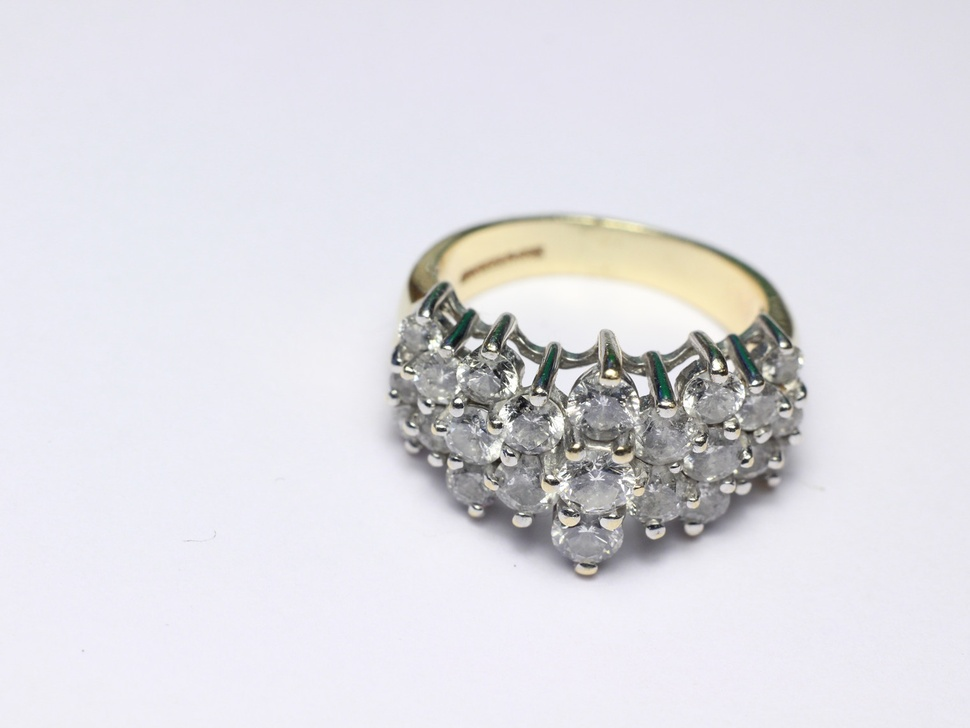
#> input picture FocusStack/Images/step0.jpg, 970 x 728 px, shrunk from 1521 x 1141 before the run, found by its file name
$ python main.py   (older library calls are emulated)
#> lines starting #> are read from the running program, lines starting #| are printed output that depends on the picture
### FocusStack/Python/FocusStack.py
import numpy as np
import cv2


def doLap(image):
    kernel_size = 3
    blur_size = 3
    blurImg = cv2.GaussianBlur(image, (blur_size, blur_size), 0)
    return cv2.Laplacian(blurImg, cv2.CV_32F, ksize=kernel_size)


class FocusStack:
    def __init__(self, inputImg):
        self.Input = inputImg
        self.alignedImg = []

    def align_images(self):
        detector = cv2.SIFT_create()

        #   We assume that image 0 is the "base" image and align everything to it
        self.alignedImg.append(self.Input[0])
        refeGray = cv2.cvtColor(self.Input[0], cv2.COLOR_BGR2GRAY)
        keypoints_refe, descriptors_refe = detector.detectAndCompute(refeGray, None)
        matcher = cv2.BFMatcher()

        for i in range(1, len(self.Input)):
            keypoints_i, descriptors_i = detector.detectAndCompute(self.Input[i], None)

            pairMatches = matcher.knnMatch(descriptors_i, descriptors_refe, k=2)
            rawMatches = []
            for m, n in pairMatches:
                if m.distance < 0.7 * n.distance:
                    rawMatches.append(m)

            sortMatches = sorted(rawMatches, key=lambda x: x.distance)
            matches = sortMatches[0:128]

            points_i = np.zeros((len(matches), 1, 2), dtype=np.float32)
            points_refe = np.zeros((len(matches), 1, 2), dtype=np.float32)

            for j in range(len(matches)):
                points_i[j] = keypoints_i[matches[j].queryIdx].pt
                points_refe[j] = keypoints_refe[matches[j].trainIdx].pt

            homography, mask = cv2.findHomography(points_i, points_refe, cv2.RANSAC, ransacReprojThreshold=2.0)

            newimage = cv2.warpPerspective(self.Input[i], homography, (self.Input[i].shape[1], self.Input[i].shape[0]),
                                           flags=cv2.INTER_LINEAR)
            self.alignedImg.append(newimage)

    def focus_stack(self):
        self.align_images()
        laps = []
        for img in self.alignedImg:
            laps.append(doLap(cv2.cvtColor(img, cv2.COLOR_BGR2GRAY)))

        laps = np.asarray(laps)

        output = np.zeros(shape=self.alignedImg[0].shape, dtype=self.alignedImg[0].dtype)

        abs_laps = np.absolute(laps)  # 数组中每个元素取绝对值
        maxima = abs_laps.max(axis=0)  # 返回每列元素最大值

        bool_mask = abs_laps == maxima
        mask = bool_mask.astype(np.uint8)

        for i in range(len(self.alignedImg)):
            cv2.bitwise_not(self.alignedImg[i], output, mask=mask[i])

        return 255 - output

### FocusStack/Python/main.py
from FocusStack import *
import cv2

if __name__ == "__main__":
    Images = [cv2.imread('./Images/step0.jpg'), cv2.imread('./Images/step1.jpg'),
              cv2.imread('./Images/step2.jpg'), cv2.imread('./Images/step3.jpg'),
              cv2.imread('./Images/step4.jpg'), cv2.imread('./Images/step5.jpg')]
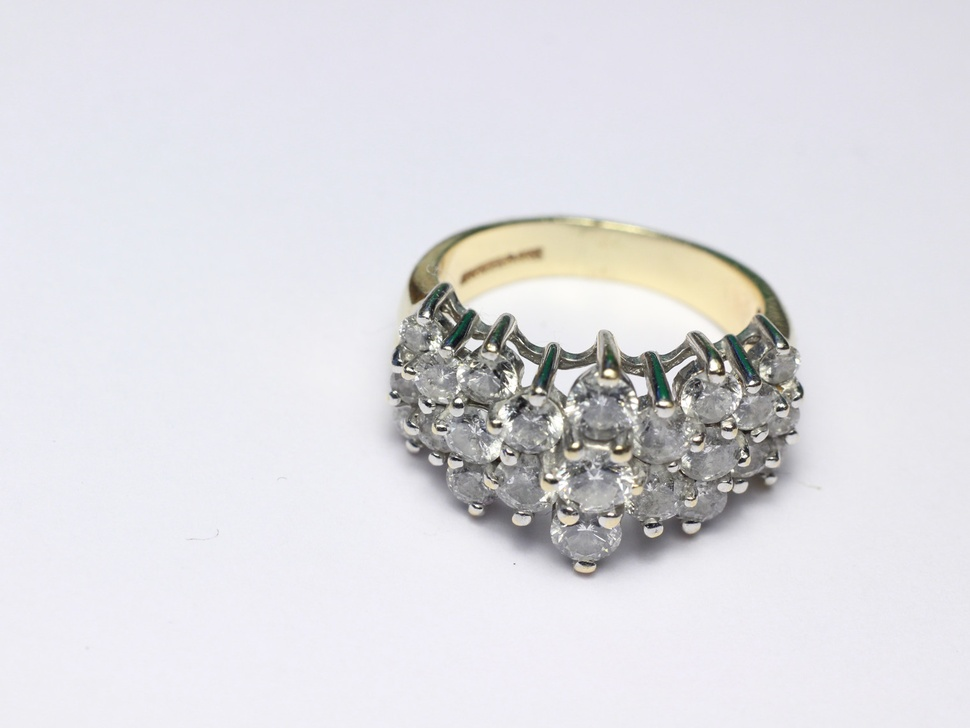
#> input picture FocusStack/Images/step1.jpg, 970 x 728 px, shrunk from 1521 x 1141 before the run, found by its file name
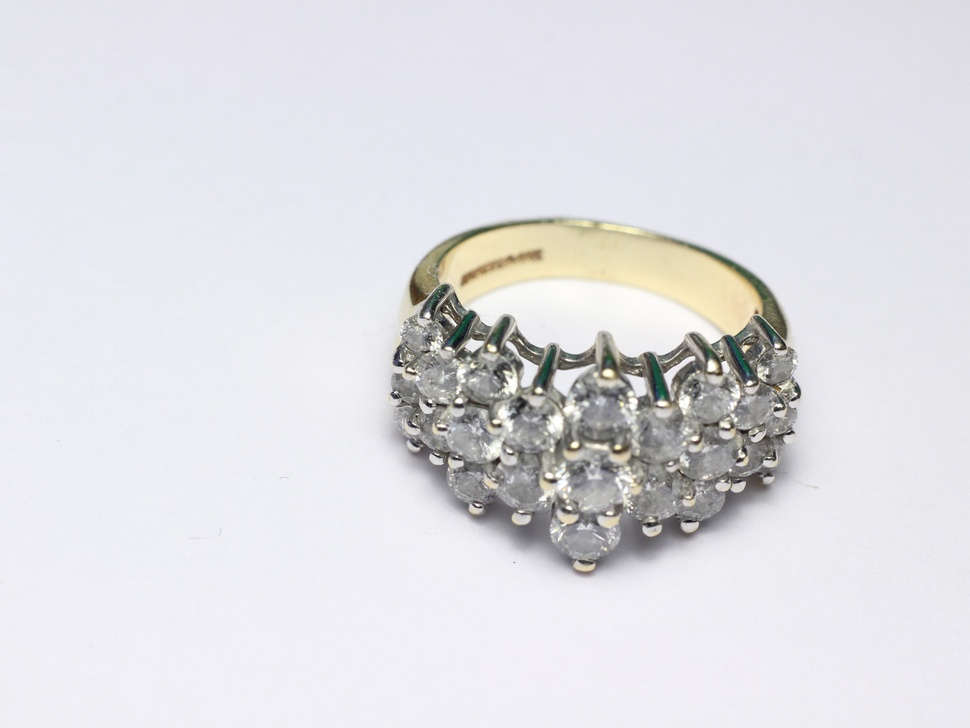
#> input picture FocusStack/Images/step2.jpg, 970 x 728 px, shrunk from 1521 x 1141 before the run, found by its file name
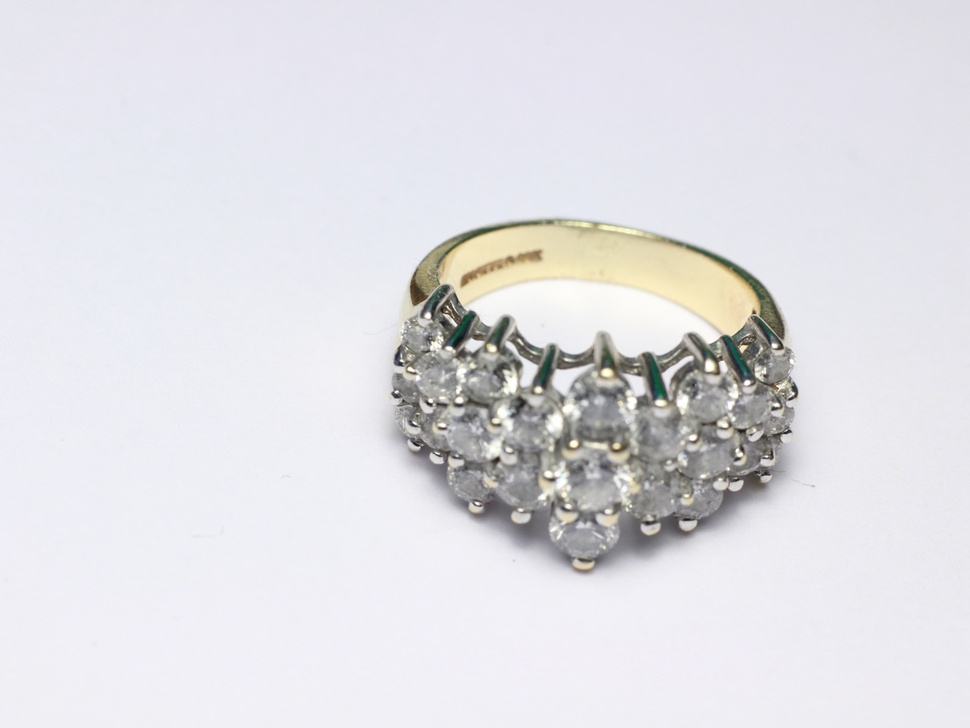
#> input picture FocusStack/Images/step3.jpg, 970 x 728 px, shrunk from 1521 x 1141 before the run, found by its file name
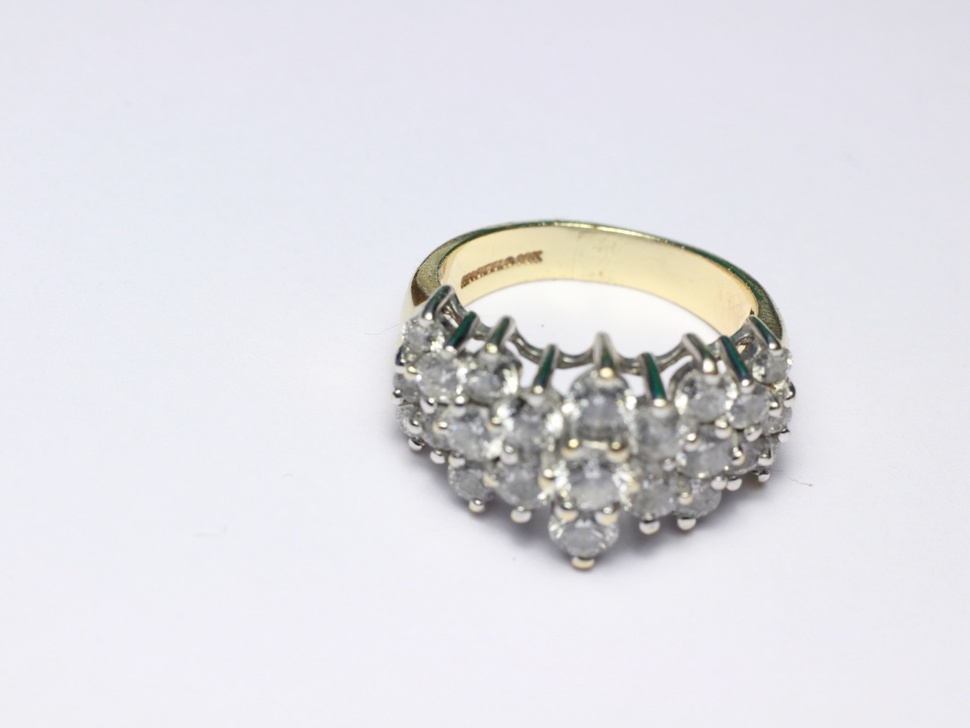
#> input picture FocusStack/Images/step4.jpg, 970 x 728 px, shrunk from 1521 x 1141 before the run, found by its file name
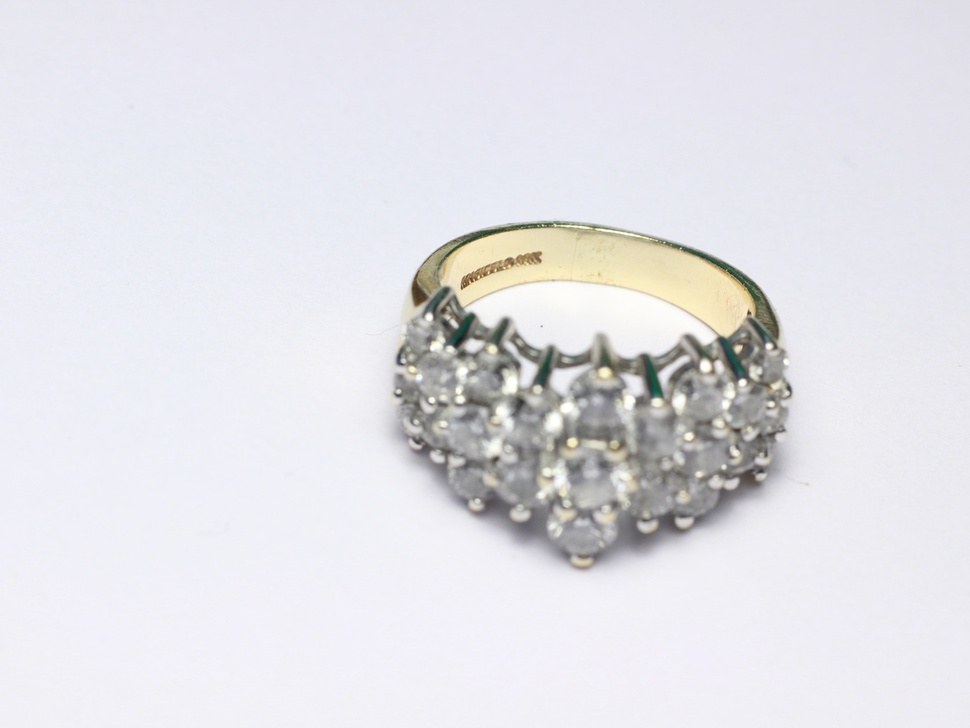
#> input picture FocusStack/Images/step5.jpg, 970 x 728 px, shrunk from 1521 x 1141 before the run, found by its file name
    # Images = [cv2.imread('./Images/001.png'), cv2.imread('./Images/002.png')]
    a = FocusStack(Images)
#> in __init__, `self.Input = inputImg`: self.Input = 6 items
    answer = a.focus_stack()
#> in align_images, `keypoints_refe, descriptors_refe = detector.detectAndCompute(refeGray,..`: keypoints_refe = 1443 keypoints; strongest (x, y, size): (539, 390, 3.5), (717, 365, 6.1), (755, 382, 3.2), (611, 372, 5)
#> the loop in align_images, `for i in range(1, len(self.Input)):` made 5 passes
#> (pairMatches, sortMatches) on passes 1 to 5: (1411 matches, 860 matches), (1470 matches, 705 matches), (1285 matches, 517 matches), (1013 matches, 381 matches), (720 matches, 194 matches)
#> after the loop in align_images, `for i in range(1, len(self.Input)):`: self.alignedImg = 6 items
#> the loop in focus_stack, `for img in self.alignedImg:` made 6 passes
#> in focus_stack, `maxima = abs_laps.max(axis=0)`:
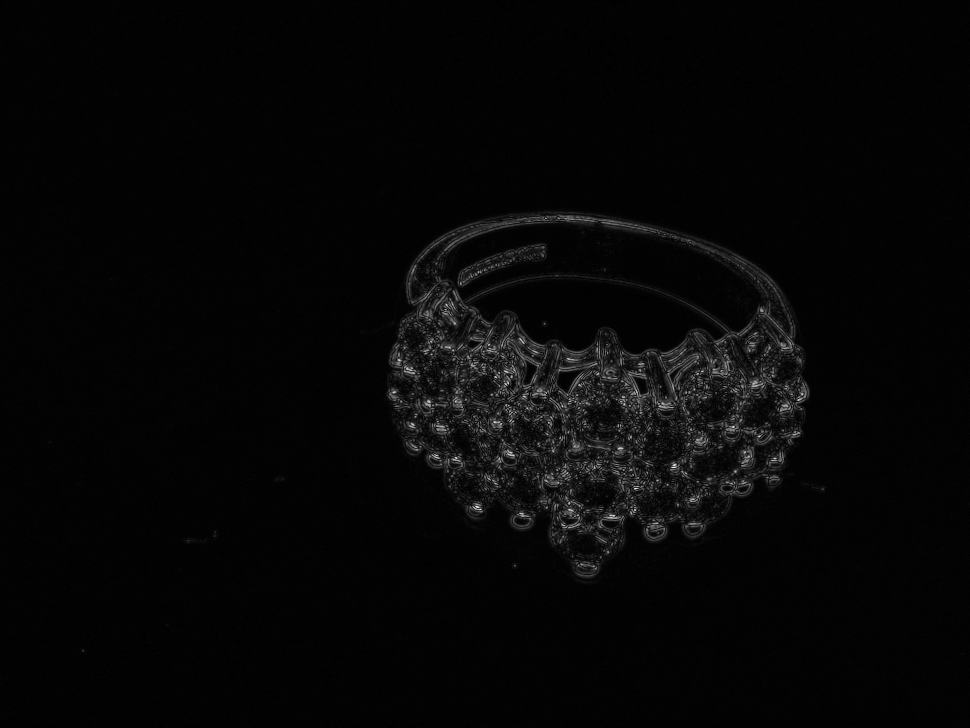
#> maxima: shape (728, 970) float32; min 0, max 418, mean 11.4; drawn with min black and max white
#> the loop in focus_stack, `for i in range(len(self.alignedImg)):` made 6 passes
    # [7 lines of commented-out code are left out]
